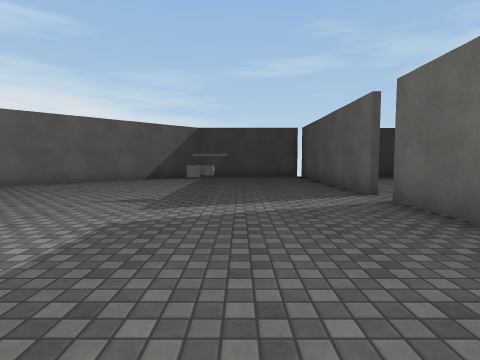
view 1 (above)

16 first-person views from a walk through a scene from a Unity 3-D project. The camera is 1.3 m above the floor, tilts 4° down and sees 80° across. Doors are open. The floor is counted in squares, 2 m on a side. Each view is taken from the middle of a square. On the plan, view 1 faces up. The plan holds only what a view shows up to about 9 squares ahead; the rest is blank. The player character is not drawn. Surface patterns are stand-ins for the level's own textures.

view 2
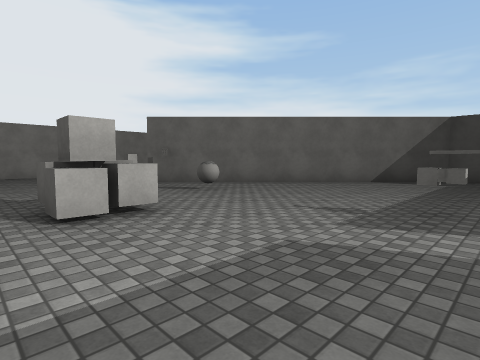

view 3
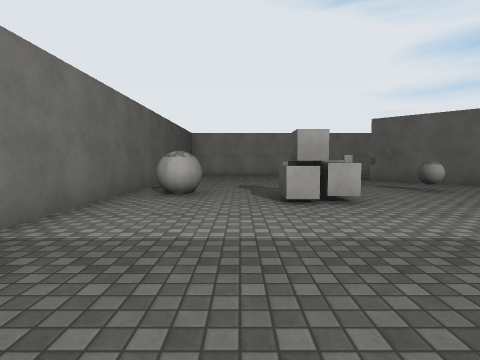

view 4
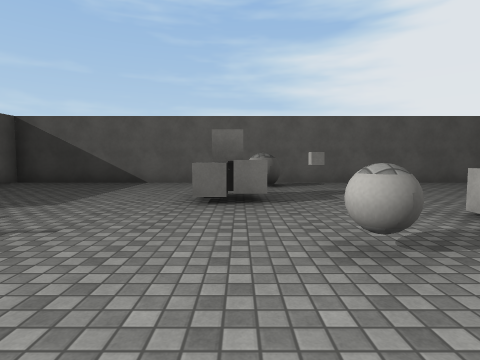

view 5
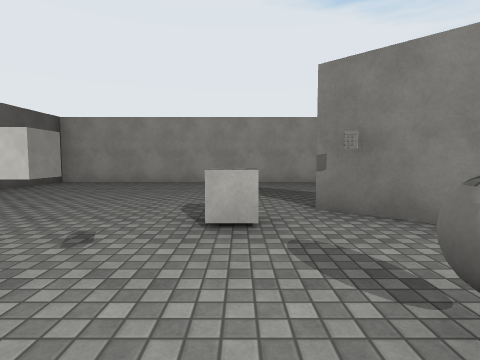

view 6
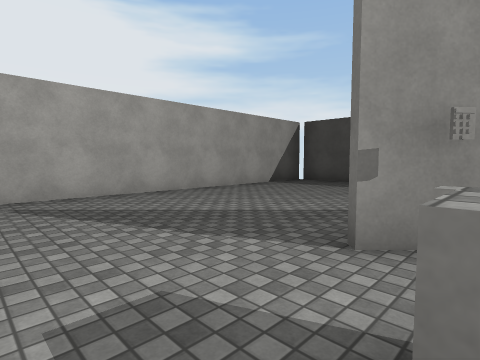

view 7
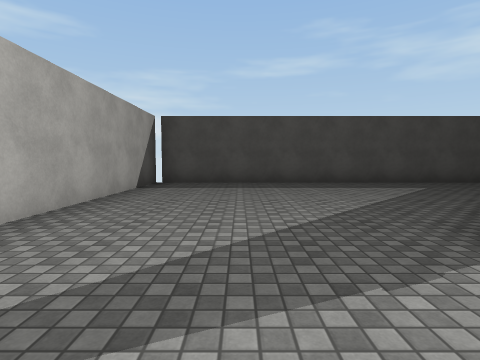

view 8
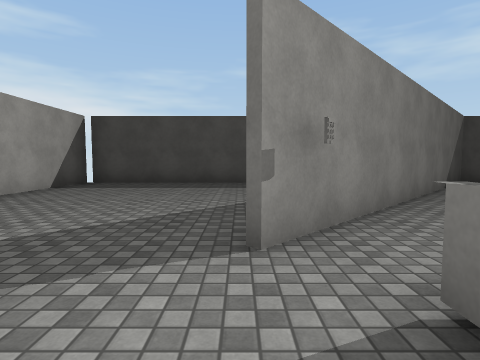

view 9
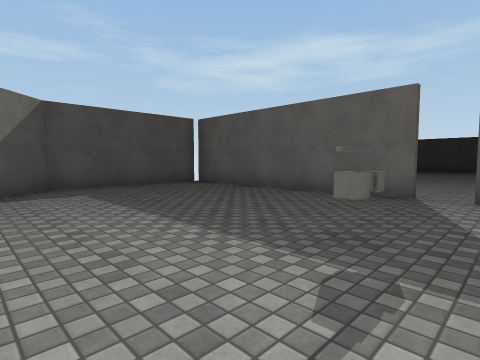

view 10
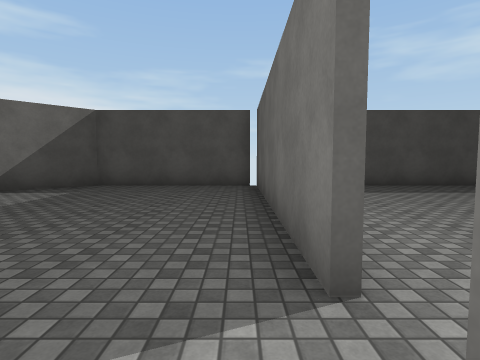

view 11
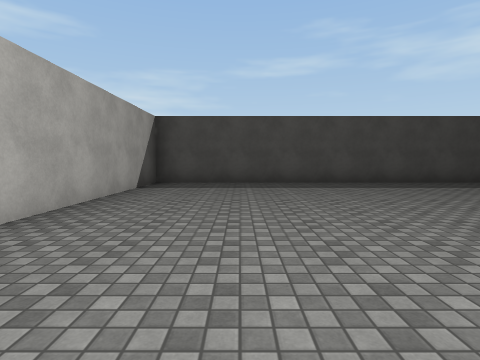

view 12
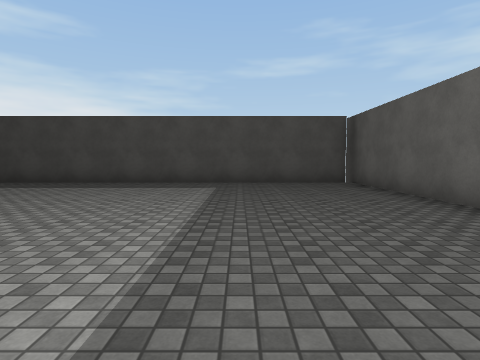

view 13
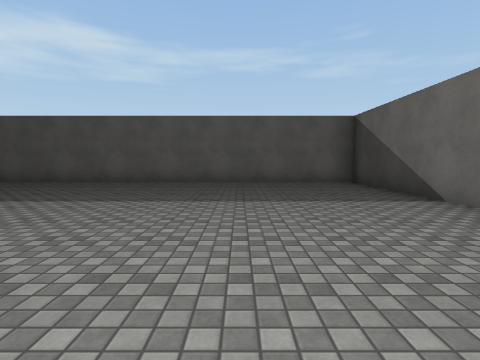

view 14
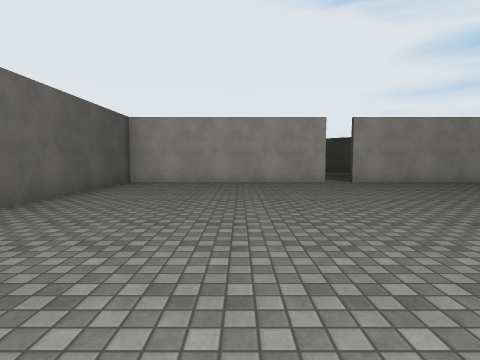

view 15
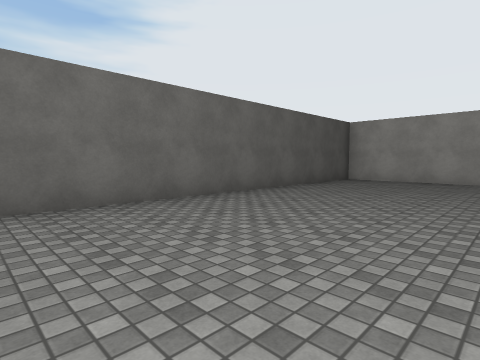

view 16
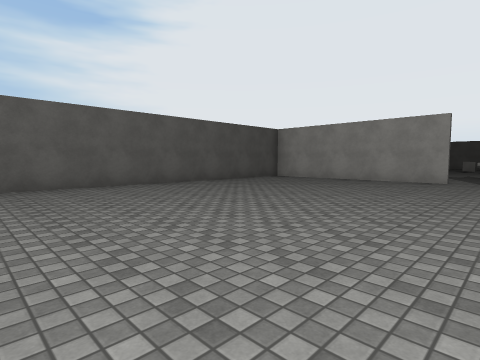

### Floor plan
Points are (right, up) in squares from view 1. A wall is a line through its corners. A room is listed if a view was taken in it or the views show most of it. See-through windows are left out.
Room 1 (views 1, 2, 3, 4, 5, 6, 7, 8, 9, 10)
walls: (-3, 11.3) (-12.4, 11.3) (-12.4, -1.2) (3, -1.2); (2.4, 5.2) (2.4, 11.3) (-1.6, 11.3) (-7.9, 5); (2.4, 2.9) (2.4, 4.6); (2.4, -1.2) (2.4, -0.6)
ways out: open door at (2, 5) to room 2; open door at (-8, 5)
objects: other object (-7, 4); other object (-7, 5); other object (-5, 0); other object (-5, 3); other object (-5, 5); other object (-4, 2); other object (-4, 3); other object (-1, 5)
Room 2 (views 11, 12, 13, 14, 15, 16)
walls: (2.6, 4.6) (2.6, -1.2); (3, -1.2) (17.2, -1.2) (17.2, 11.8); (17.1, 11.3) (2.6, 11.3) (2.6, 5.2)
ways out: open door at (2, 5) to room 1

Positions as (right, up) in squares from view 1, and headings:
1: (0, 0), facing up
2: (0, 1), facing up-left
3: (1, 1), facing left
4: (-4, 7), facing down
5: (-4, 4), facing left
6: (-7, 3), facing up-left
7: (-10, 3), facing up
8: (-8, 3), facing up
9: (-3, 4), facing up-right
10: (2, 4), facing up
11: (5, 3), facing up
12: (14, 3), facing up
13: (9, 2), facing right
14: (11, 2), facing left
15: (12, 3), facing down-left
16: (12, 6), facing down-left
